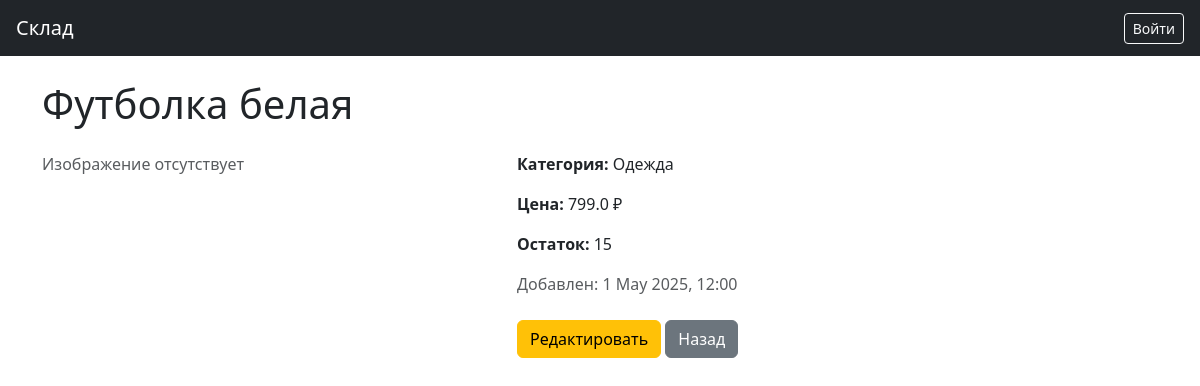
Page /product/1 on the committed database.
### tables this page shows
CREATE TABLE Products (id INTEGER PRIMARY KEY ON CONFLICT ROLLBACK AUTOINCREMENT, name TEXT NOT NULL, description TEXT, price REAL NOT NULL, stock INTEGER DEFAULT (0), image TEXT, category_id INTEGER REFERENCES Categories (id), created_at TEXT NOT NULL, updated_at TEXT);

CREATE TABLE Categories (id INTEGER PRIMARY KEY ON CONFLICT ROLLBACK AUTOINCREMENT, name TEXT NOT NULL);

### app.py (the view)
@app.route('/product/<int:product_id>')
def view_product(product_id):
    db = get_db()
    product = db.execute("""
        SELECT Products.*, Categories.name AS category
        FROM Products
        LEFT JOIN Categories ON Products.category_id = Categories.id
        WHERE Products.id = ?
    """, (product_id,)).fetchone()
    if product is None:
        flash('Товар не найден.', 'warning')
        return redirect(url_for('index'))
    return render_template('view_product.html', product=product)

### app.py (called while the page is built)
def get_db():
    if 'db' not in g:
        g.db = sqlite3.connect(DATABASE)
        g.db.row_factory = sqlite3.Row
    return g.db

@app.template_filter('strptime')
def strptime_filter(s, fmt):
    return datetime.strptime(s, fmt)

### templates/view_product.html (shortened to what this page needs)
{% extends 'base.html' %}
{% block content %}
<h1 class="mb-4">{{ product.name }}</h1>
<div class="row">
    <div class="col-md-5">
        {% if product.image %}
            <img src="{{ url_for('static', filename='uploads/' ~ product.image) }}" class="img-fluid mb-3">
        {% else %}
            <div class="text-muted">Изображение отсутствует</div>
        {% endif %}
    </div>
    <div class="col-md-7">
        <p><strong>Категория:</strong> {{ product.category or '—' }}</p>
        <p><strong>Цена:</strong> {{ product.price }} ₽</p>
        <p><strong>Остаток:</strong> {{ product.stock }}</p>
        {% if product.created_at %}
            {% set created = product.created_at | replace('T', ' ') | strptime('%Y-%m-%d %H:%M:%S') %}
            <p class="text-muted">
                Добавлен: {{ created.strftime('%d').lstrip('0') }} {{ created.strftime('%B %Y, %H:%M') }}
            </p>
        {% endif %}
        <div class="mt-4">
            <a href="{{ url_for('edit_product', product_id=product.id) }}" class="btn btn-warning">Редактировать</a>
            <a href="{{ url_for('index') }}" class="btn btn-secondary">Назад</a>
        </div>
    </div>
</div>
{% endblock %}

### rows in the picture
Products: name "Футболка белая", price "799.0", stock "15"
Categories: name "Одежда"

### other values in the picture
{{ created.strftime('%d').lstrip('0') }} "1"
{{ created.strftime('%B %Y, %H:%M') }} "May 2025, 12:00"
